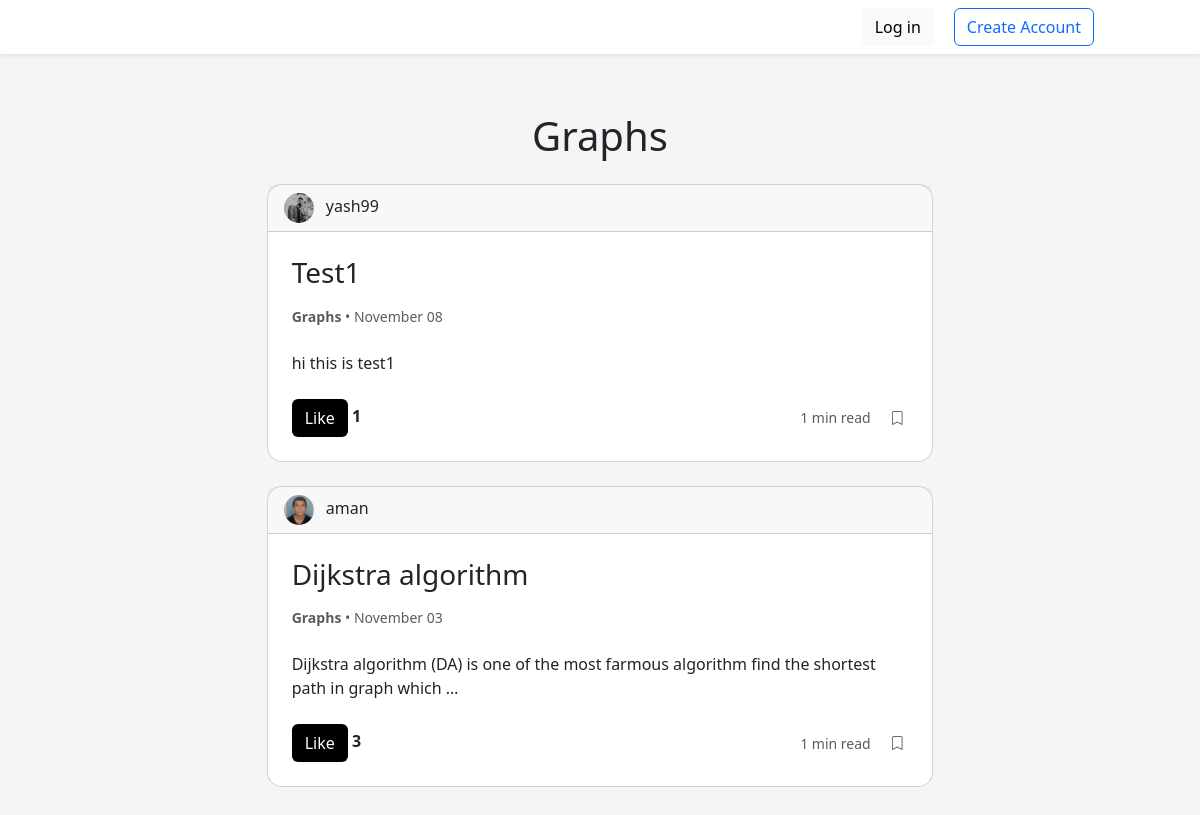
The page /category/Graphs on the database its author committed.
### blog/models.py (models this page shows, shortened)
class Category(models.Model):
    name = models.CharField(max_length=70)
    class Meta:
        verbose_name = "Category"
        verbose_name_plural = "Categories"
    def __str__(self):
        return self.name.capitalize()

class Post(models.Model):
    title = models.CharField(max_length=200)
    content = RichTextField(null=True, blank=True)
    date_posted = models.DateTimeField(default=timezone.now)
    author = models.ForeignKey(User, on_delete=models.CASCADE)
    category = models.ForeignKey(Category, on_delete=models.CASCADE)
    likes = models.ManyToManyField(User, related_name="likedposts", through="LikedPost")
    header_image = models.ImageField(
        default="default_header_image.png", null=True, blank=True, upload_to="post_pics"
    )
    cropped_image_1000x420 = ImageSpecField(
        source="header_image",
        processors=[ResizeToFill(1000, 420)],
        format="JPEG",
        options={"quality": 90, "auto_cleanup": True},
    )
    cropped_image_420x420 = ImageSpecField(
        source="header_image",
        processors=[ResizeToFill(580, 580)],
        format="JPEG",
        options={"quality": 90, "auto_cleanup": True},
    )
    def get_cleaned_content(self):
        cleaned_content = striptags(self.content)
        return cleaned_content
    def reading_time(self):
        words_per_minute = 200
        words = self.content.split()
        total_words = len(words)
        reading_time = total_words // words_per_minute
        if reading_time == 0:
            return 1
        return round(reading_time)

### users/models.py (models this page shows, shortened)
class Profile(models.Model):
    user = models.OneToOneField(User, on_delete=models.CASCADE)
    image = models.ImageField(default="default.jpg", upload_to="profile_pics")
    bio = models.TextField(default="404 bio not found")

### blog/views.py (the view)
# urls.py: path("category/<str:category_name>", CategoryPostListView.as_view(), name='category_posts'),
class CategoryPostListView(ListView):
    model = Post
    template_name = "blog/category_posts.html"  # Create this template
    context_object_name = "posts"
    paginate_by = 5  # Adjust the number of posts per page
    def get_queryset(self):
        category_name = self.kwargs["category_name"]
        category = get_object_or_404(Category, name=category_name)
        return Post.objects.filter(category=category).order_by("-date_posted")

### blog/templates/blog/category_posts.html (shortened to what this page needs)
{% extends "blog/base.html" %}
{% block content %}
<body>
    <section class="py-5 hero" id="hero">
        <div class="container">
            <div class="row">
                <div class="col-lg-8 offset-lg-2">
                    <div class="mb-4 align-items-center text-center">
                        <h1 class="card-title" style="text-transform: capitalize;">{{ view.kwargs.category_name }}</h1>
                    </div>
                    {% for post in posts %}
                    <div class="card mb-4" style="border-radius: 15px;">
                        <div class="card-header">
                            <a style="text-decoration: none; color: inherit;" href="{% url 'profile' post.author %}">
                                <img src="{{ post.author.profile.image.url }}" class="rounded-circle" width="30"
                                    height="30" alt="{{ post.author.username }}">
                                <span class="ms-2 link" style="text-decoration:none">{{ post.author.username }}</span>
                            </a>
                        </div>
                        <div class="card-body p-4">
                            <h3 class="mb-3"><a class="post-title-link" href="{% url 'post-detail' post.id %}"
                                    style="text-decoration: none; color: inherit;">{{ post.title }}</a></h3>
                            <a style="text-decoration: none; color: inherit;"
                                href="{% url 'category_posts' post.category.name %}">
                                <p class="small mb-0 card-text text-muted">
                                    <strong>{{ post.category }}</strong>
                            </a> •
                            {% if post.date_posted|date:"Y" == post.date_posted|date:"now" %}
                            {{ post.date_posted|date:"F d, Y" }}
                            {% else %}
                            {{ post.date_posted|date:"F d" }}
                            {% endif %}
                            <p class="card-text my-4"><a href="{% url 'post-detail' post.id %}"style="text-decoration: none; color: inherit;"><a href="{% url 'post-detail' post.id %}"style="text-decoration: none; color: inherit;">{{post.get_cleaned_content|safe|truncatechars:100 }}</a>
                            </p>
                            <div class="flex items-center gap-1 d-flex justify-content-between align-items-center">
                                <div> {% include 'snippets/likes.html' %} </div>
                                <div class="text-muted small">
                                    {{ post.reading_time }} min read
                                    <a href="#" style="text-decoration: none; color: inherit;" class="ms-3"><i
                                            class="fas fa-save me-1 bi bi-bookmark"></i></a>
                                </div>
                            </div>
                        </div>
                    </div>
                    {% endfor %}
                </div>
            </div>
        </div>
    </section>
</body>
{% endblock content %}

### blog/templates/snippets/likes.html
{% load static %}
<div class="flex items-center gap-4">
    <div class="flex items-center gap-1">
        <button class="btn btn-link" style="background-color: black; color: white; text-decoration: none;" hx-get="{% url 'like-post' post.id %}" hx-target="closest div" hx-swap="outerHTML">
            Like
        </button>
        <b>{{ post.likes.count }}</b>
    </div>
</div>

### blog/static/blog/main.css (style rules this page uses)
section.hero { background-color: #f5f5f5; }
section [class^="container"] { padding: 4rem 2rem; }
@media screen and (min-width: 1024px) { section [class^="container"] { padding: 4rem; } }
section.hero { padding-top: 72px; }

### rows shown on the page
Category: kwargs.category_name "Graphs"
Post: author.profile.image (picture), author.username "yash99", title "Test1", category "Graphs", date_posted "November 08", get_cleaned_content "hi this is test1", likes.count "1", reading_time "1"
Post: author.profile.image (picture), author.username "aman", title "Dijkstra algorithm", category "Graphs", date_posted "November 03", get_cleaned_content "Dijkstra algorithm (DA) is one of the most farmous algorithm find the shortest path in graph which …", likes.count "3", reading_time "1"
